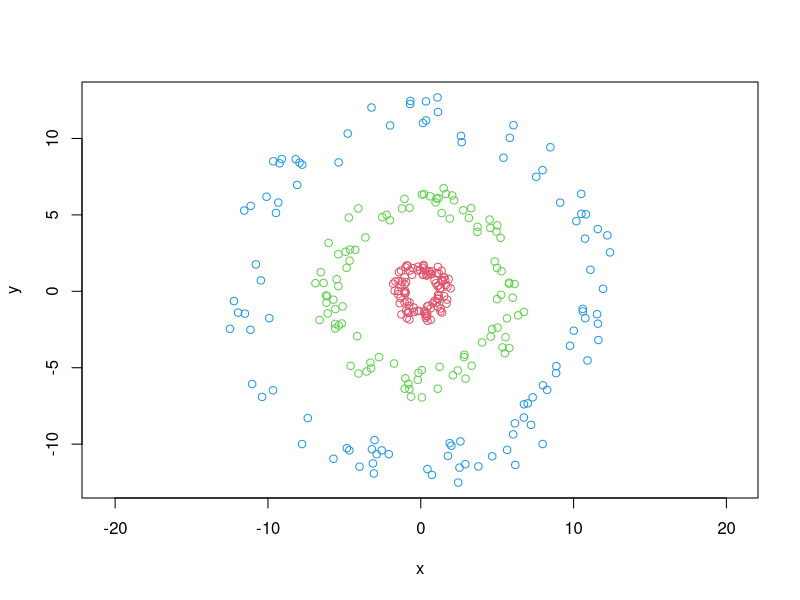
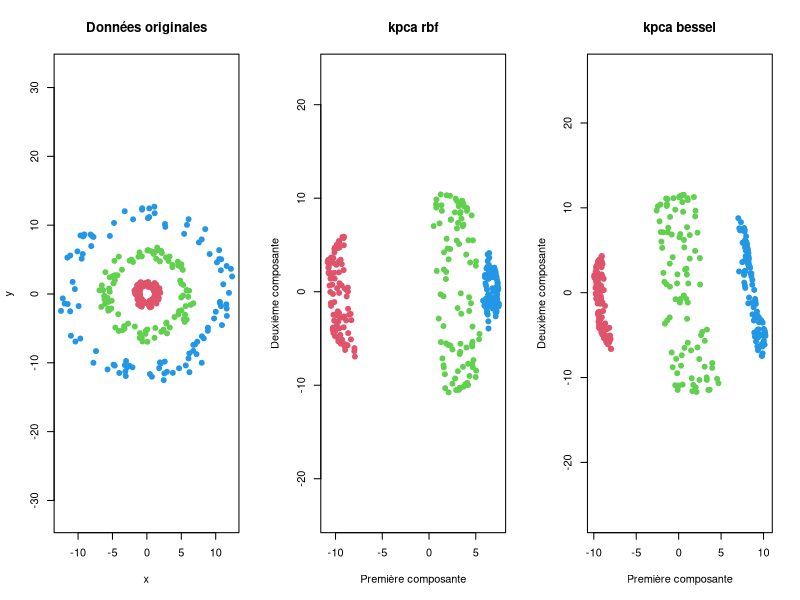
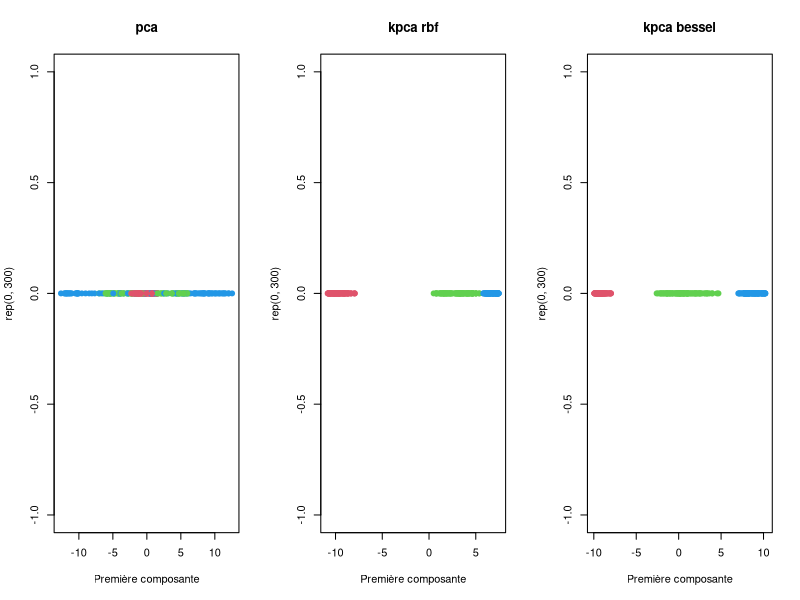

Here is the R script that generated these plots, in order:
library(kernlab)
library(readr)
library(dplyr)

angles <- runif(300, 0, 2 * pi)
radius <- runif(300, c(1, 5, 10), c(2, 7, 13))
circle_class <- rep(2:4, 100)

x <- radius * cos(angles)
y <- radius * sin(angles)

circle_data <- cbind(x, y)

plot(circle_data, col = circle_class, asp = 1)

kpc_rbf <- kpca(circle_data, kernel = "rbfdot", kpar = list(sigma = 0.05), features = 2)
kpc_bessel <- kpca(circle_data, kernel = "besseldot", kpar = list(sigma = 0.6, order = 3), features = 2)

par(mfrow = c(1, 3))
plot(circle_data, col = circle_class, asp = 1, main = "Données originales", pch = 19)
plot(rotated(kpc_rbf), col = circle_class, pch = 19, main = "kpca rbf", asp = 1, xlab = "Première composante", ylab = "Deuxième composante")
plot(rotated(kpc_bessel), col = circle_class, pch = 19, main = "kpca bessel", asp = 1, xlab = "Première composante", ylab = "Deuxième composante")

pc <- prcomp(circle_data, rank. = 1)
kpc_rbf <- kpca(circle_data, kernel = "rbfdot", kpar = list(sigma = 0.05), features = 1)
kpc_bessel <- kpca(circle_data, kernel = "besseldot", kpar = list(sigma = 0.6, order = 3), features = 1)

plot(pc$x, rep(0, 300), col = circle_class, pch = 19, main = "pca", xlab = "Première composante")
plot(rotated(kpc_rbf), rep(0, 300), col = circle_class, pch = 19, main = "kpca rbf", xlab = "Première composante")
plot(rotated(kpc_bessel), rep(0, 300), col = circle_class, pch = 19, main = "kpca bessel", xlab = "Première composante")
